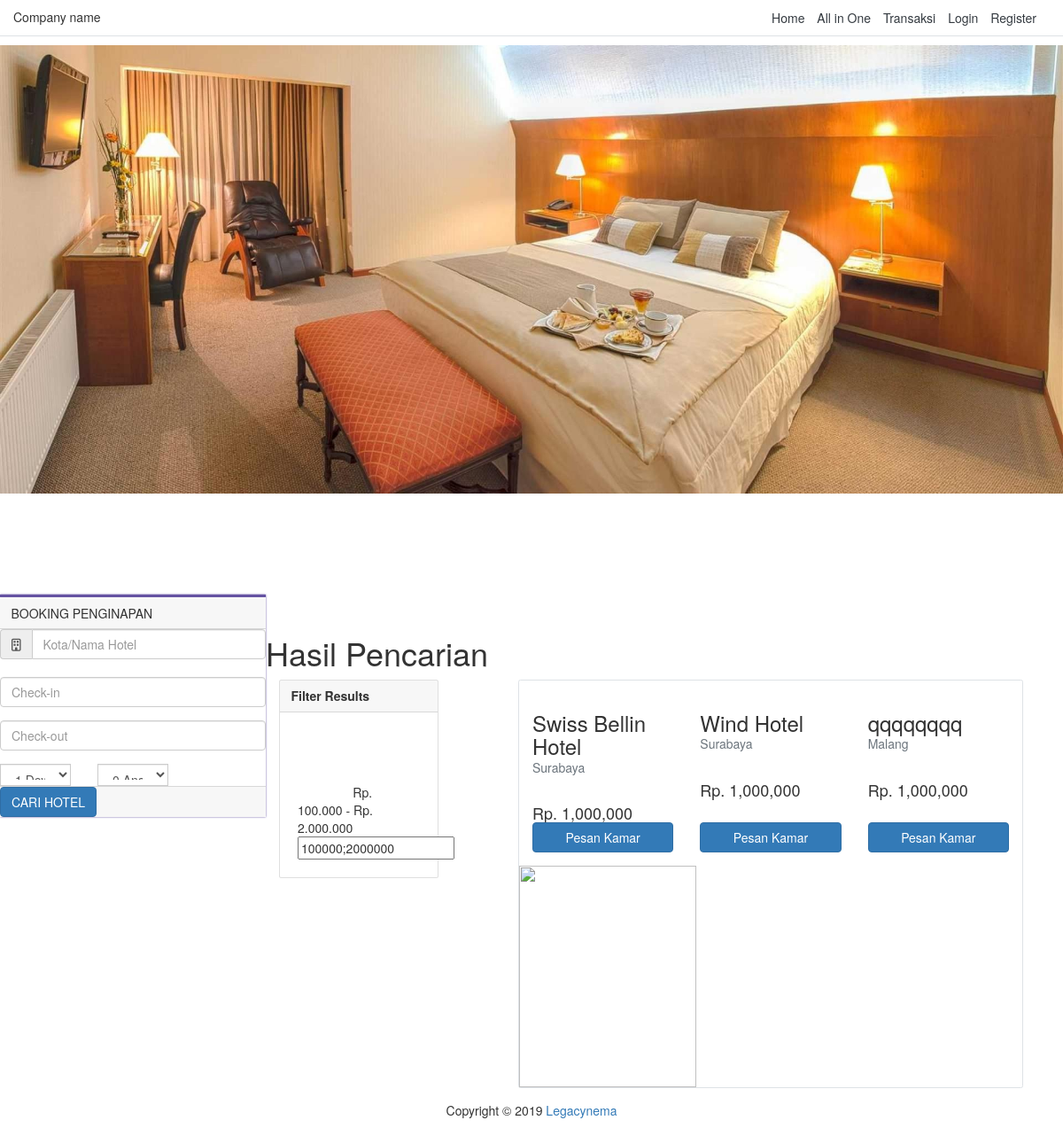
The app's page /index.php/input/penginapan with its own data.
### tables this page shows
CREATE TABLE `penginapan` (
  `id_penginapan` int(11) NOT NULL,
  `id_kota` int(11) NOT NULL,
  `nama_penginapan` varchar(30) NOT NULL,
  `jumlah_tamu` int(11) DEFAULT NULL,
  `harga` int(11) NOT NULL,
  `foto` text NOT NULL,
  `post_date` date NOT NULL
);

CREATE TABLE `kota` (
  `id_kota` int(11) NOT NULL,
  `nama_kota` varchar(50) NOT NULL
);

### application/controllers/Input.php (called while the page is built, shortened)
<?php
class Input extends CI_Controller {
	public function __construct()
	{
		$this->load->model(array(
			"Model_penginapan",
			"Model_jenisPenginapan",
			"Model_transport",
			"Model_tempatTransport",
			"Model_jenisTransport",
			"Model_jenisTempat",
			"Model_kota",
			"Model_class",
			"Model_wisata",
			"Model_transaksi",
			"Model_paket",
			"Model_user",
			"Model_admin",
			"Model_super_admin",
			"Model_paketWisata"
		));
	}
    public function penginapan()
	{
		$this->load->view('navbar');
        $this->load->view('input/hotel');
		$this->load->view('footer');
    }
}

### index.php (called while the page is built, shortened)
<?php
require_once BASEPATH.'core/CodeIgniter.php';

### application/views/input/hotel.php (the view, shortened to what this page needs)
<!DOCTYPE html>
<html lang="en">
<head>
    <link href="https://maxcdn.bootstrapcdn.com/bootstrap/4.0.0-alpha.6/css/bootstrap.min.css" rel="stylesheet">
    <link rel="stylesheet" href="<?= base_url('node_modules/') ?>bootstrap/dist/css/bootstrap.css">
</head>
<body>
    <div class="aem-Grid aem-Grid--12 aem-Grid--default--12  ">
        <div class="slideshow aem-GridColumn aem-GridColumn--default--12">
            <div class="slideshow-image full-width">
                <div style="position:relative">
                    <img src="<?= base_url('assets/') ?>img/bannerhotel.jpg" class="d-block w-100" height="100%" alt="Slideshow">
                </div>
            </div>
        </div>
        <div class="book-flight-partner aem-GridColumn aem-GridColumn--default--12">
            <div class="col-lg-3 col-md-5 col-sm-6 col-xs-12 parent-book-partner no-gutters p-0" style="top: 114px;">
                <div class="card" style="border: 0;border-radius: 0 !important;border-top: 3px solid #6553a2;box-shadow: 0px 0px 2px #6553a2;">
                    <form id="book-flight-form" novalidate="novalidate">
                        <div class="card-header indt-book-header">
                            BOOKING PENGINAPAN
                        </div>
                        <div class="card-block indt-book-body">
                            <div class="input-group">
                                <span class="input-group-addon" id="basic-addon1"><i class="far fa-building"></i></span>
                                <input id="origin" name="origin" type="text" class="form-control ui-autocomplete-input" placeholder="Kota/Nama Hotel" aria-describedby="basic-addon1" autocomplete="off">
                            </div>
                            <br>
                            <div class="row">
                                <div class="col-12" id="parent-first-flight">
                                    <div class="form-group">
                                        <input type="text" onfocus="(this.type='date')" class="form-control" id="datetimepicker1" name="first-flight-date" placeholder="Check-in" aria-describedby="basic-addon1">
                                    </div>
                                </div>
                            </div>
                            <div class="row">
                                <div class="col-12" id="parent-first-flight">
                                    <div class="form-group">
                                        <input type="text" onfocus="(this.type='date')" class="form-control" id="datetimepicker1" name="first-flight-date" placeholder="Check-out" aria-describedby="basic-addon1">
                                    </div>
                                </div>
                            </div>
                            <div class="row">
                                <div class="col-4 col-md-4 p-r-0">
                                    <div class="input-group">
                                        <select id="paxAdult" class="form-control valid" aria-invalid="false">
                                            <option value="1" selected="selected">1 Dewasa</option>
                                        </select>
                                    </div>
                                </div>
                                <div class="col-4 col-md-4 p-r-0 p-l-7">
                                    <div class="input-group">
                                        <select id="paxChild" class="form-control">
                                            <option value="0" selected="selected">0 Anak-Anak</option>
                                        </select>
                                    </div>
                                </div>
                            </div>
                        </div>
                        <div class="card-footer text-muted" style="padding: 0;">
                            <button id="searchHotel" type="submit" class="btn btn-primary btn-book-flight">CARI HOTEL</button>
                        </div>
                    </form>
                </div>
            </div>
        </div>
    </div>
    <br><br> <br><br><br><br><br>
    <div class="container">
        <h1>Hasil Pencarian</h1>
        <div class="row">
            <div class="col-md-4">
                <div class="card" style="width: 18rem;">
                    <div class="card-header">
                        <b>Filter Results</b>
                    </div>
                    <div class="wrapper" style="padding:20px;">
                        <div class="range-slider">
                            <input type="text" class="js-range-slider" value="" />
                        </div>
                    </div>
                </div>
            </div>
            <div class="col-md-8">
                <div class="row no-gutters border rounded overflow-hidden flex-md-row mb-4 shadow-sm h-md-250 position-relative">
                    <?php
                    $this->db->select('id_penginapan, nama_kota,nama_penginapan, jumlah_tamu, harga, foto');
                    $query =  $this->db->join('kota', 'kota.id_kota = penginapan.id_kota')->get('penginapan');
                    foreach($query->result_array() as $peng) :
                    ?>
                    <div class="col p-4 d-flex flex-column position-static">
                        <h3 class="mb-0"><?= $peng['nama_penginapan'] ?></h3>
                        <div class="mb-1 text-muted"><?= $peng['nama_kota'] ?></div>
                        <br>
                        <h4 class="card-text mb-auto">Rp. <?= number_format($peng['harga'])?></h4>
                        <button type="button" class="btn btn-primary">Pesan Kamar</button>
                    </div>
                    <?php endforeach; ?>
                    <div class="col-auto d-none d-lg-block">
                        <img src="<?= base_url('assets/') ?>img/hoteldummy.jpg" alt="" width="200" height="250">
                    </div>
                </div>
            </div>
        </div>
    </div>
</body>
</html>

### records on screen
penginapan: nama_penginapan "Swiss Bellin Hotel", id_kota.nama_kota "Surabaya", harga "1,000,000"
penginapan: nama_penginapan "Wind Hotel", id_kota.nama_kota "Surabaya", harga "1,000,000"
penginapan: nama_penginapan "qqqqqqqq", id_kota.nama_kota "Malang", harga "1,000,000"
